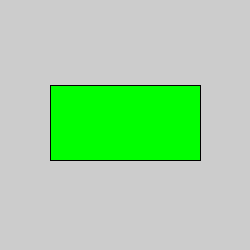
Frame 1 (no input)
Frame 60 (the mouse pressed at the canvas centre just before this capture): identical to frame 1, image omitted
Frame 120 (the mouse held since frame 60 and released just before this capture): identical to frame 1, image omitted

The Processing sketch that drew this single still picture (run headless with seeded random() and noise(); from frame 60 on, the mouse is pressed at the canvas centre):

// Processing sketch: fig_1_5
// ── fig_1_5.pde
void setup()

{

  size(250,250);
}
void draw()

{

  fill(0,255,0);

rect(50,85,150,75);

}
